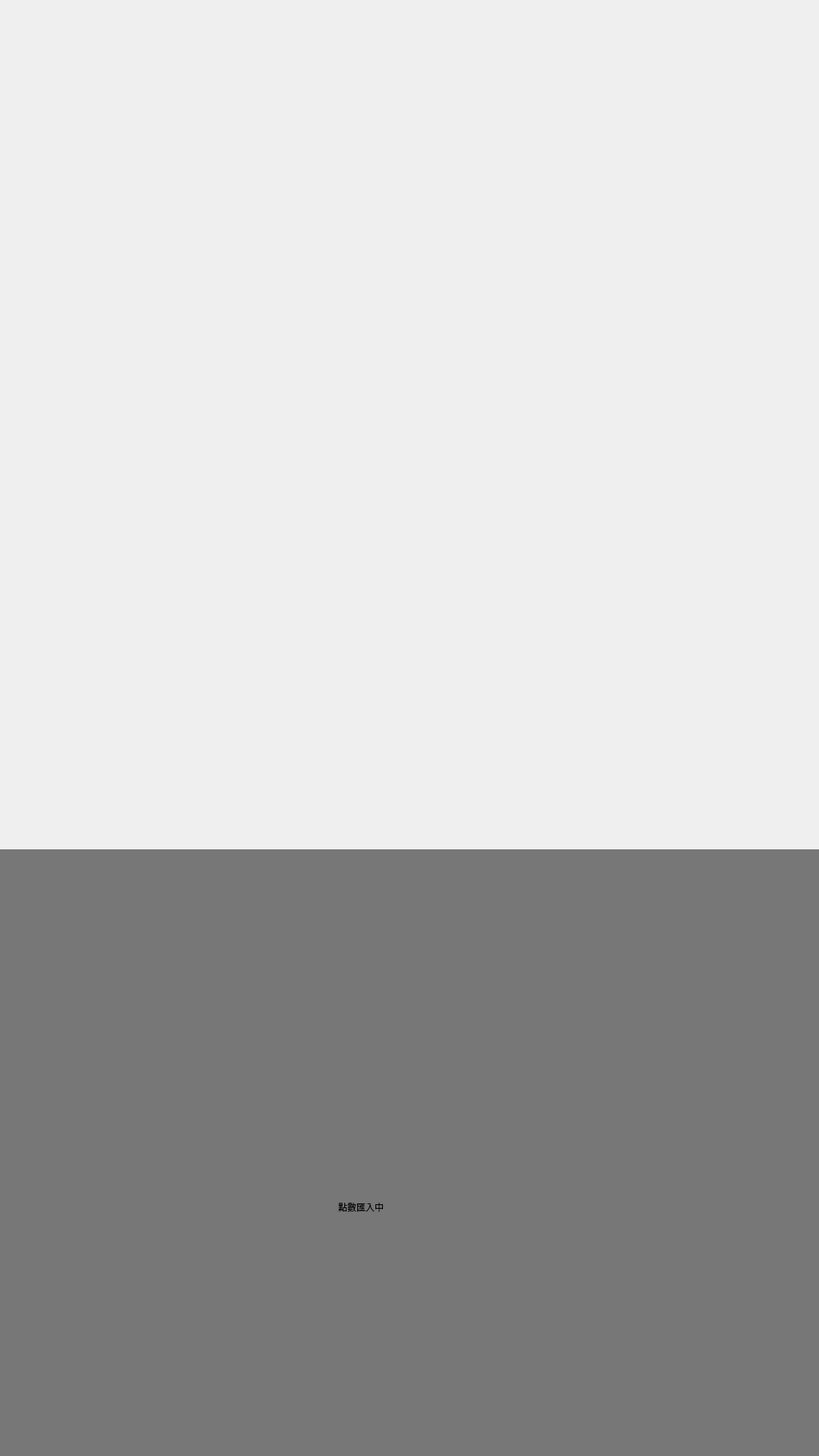
<?xml version="1.0" encoding="UTF-8"?>
<ui version="4.0">
 <class>pointUpload_Dialog</class>
 <widget class="QDialog" name="pointUpload_Dialog">
  <property name="geometry">
   <rect>
    <x>0</x>
    <y>0</y>
    <width>1080</width>
    <height>1920</height>
   </rect>
  </property>
  <property name="windowTitle">
   <string>Dialog</string>
  </property>
  <widget class="QWidget" name="Top_Widget" native="true">
   <property name="geometry">
    <rect>
     <x>0</x>
     <y>0</y>
     <width>1080</width>
     <height>1120</height>
    </rect>
   </property>
  </widget>
  <widget class="QWidget" name="Bottom_Widget" native="true">
   <property name="geometry">
    <rect>
     <x>0</x>
     <y>1120</y>
     <width>1080</width>
     <height>800</height>
    </rect>
   </property>
   <property name="styleSheet">
    <string notr="true">QWidget
{
	background-color: rgba(0, 0, 0,128);
}</string>
   </property>
   <widget class="QLabel" name="label">
    <property name="geometry">
     <rect>
      <x>295</x>
      <y>155</y>
      <width>491</width>
      <height>491</height>
     </rect>
    </property>
    <property name="styleSheet">
     <string notr="true">QLabel
{
	image: url(:/IMAGES/UI_IMAGE/welcome-back/welcome-back.png);
	border: none;
	background-color:transparent;
}</string>
    </property>
    <property name="text">
     <string/>
    </property>
   </widget>
   <widget class="QLabel" name="label_2">
    <property name="geometry">
     <rect>
      <x>446</x>
      <y>444</y>
      <width>190</width>
      <height>55</height>
     </rect>
    </property>
    <property name="styleSheet">
     <string notr="true">QLabel
{
	font: 500 38px &quot;Noto Sans CJK TC&quot;;
	color: black;
	border: none;
	background-color:transparent;
}</string>
    </property>
    <property name="text">
     <string>點數匯入中</string>
    </property>
   </widget>
  </widget>
 </widget>
 <resources/>
 <connections/>
</ui>
